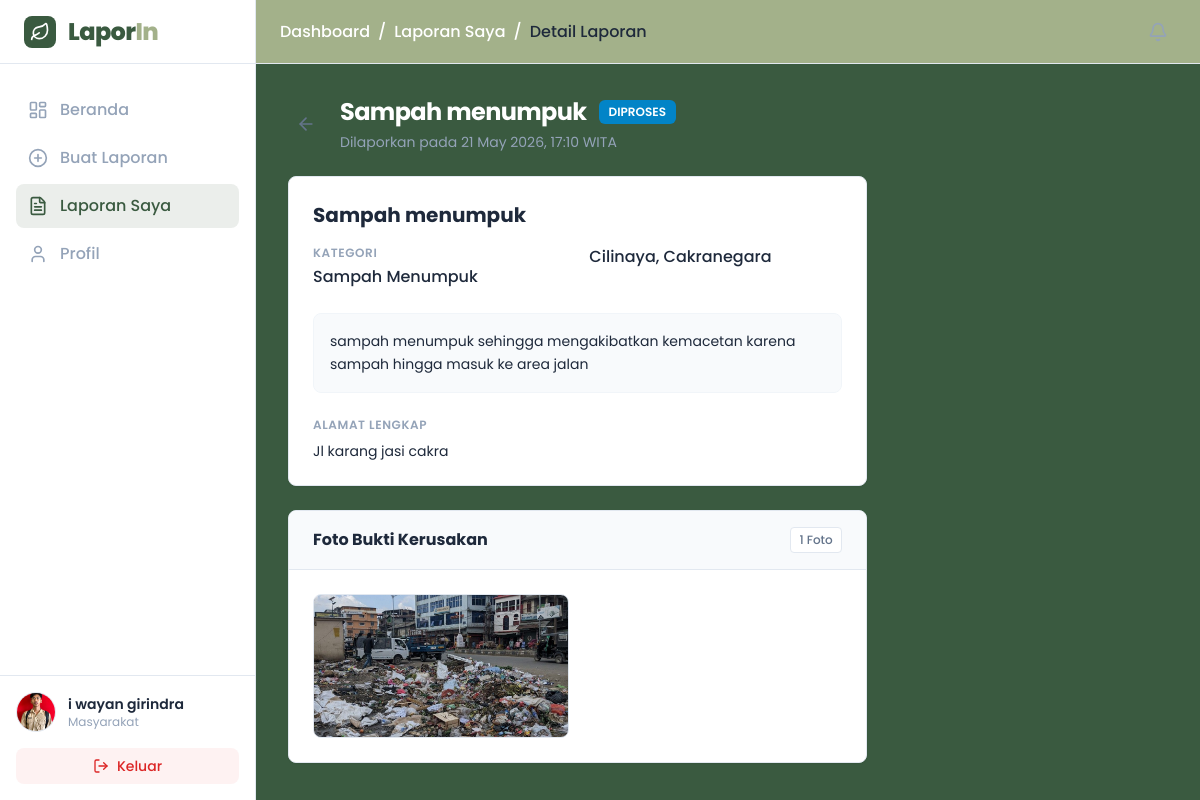
Before: /user/detailLaporan.php?id=17 (signed in) with the older database file.
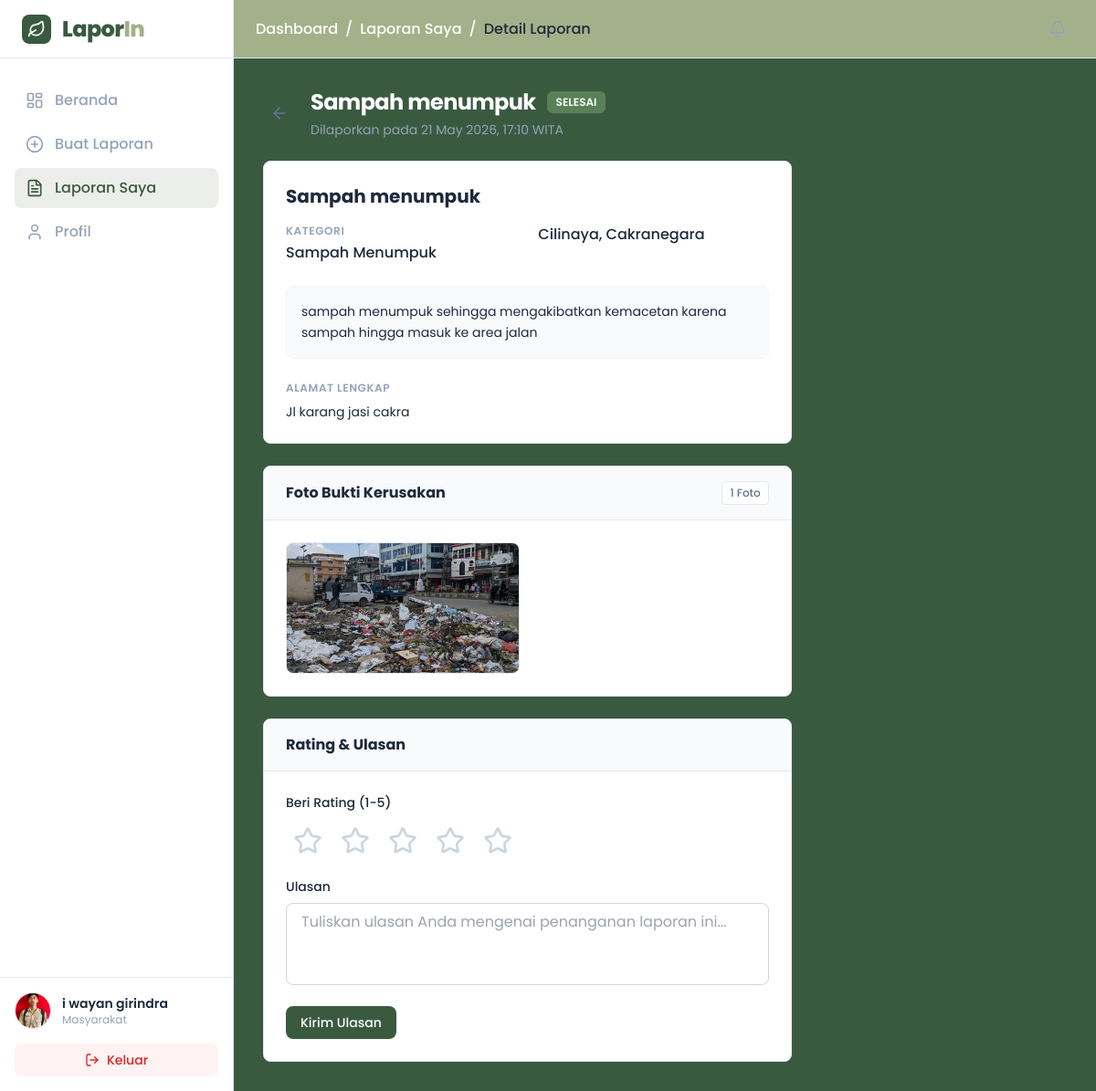
After: the same page with the newer database file.
### user/detailLaporan.php (the view, shortened to what the changed rows need)
<?php
require __DIR__ . '/../database/conection.php';
$user_id = $_SESSION['user_id'];
$id_laporan = $_GET['id'];
$stmt_laporan = $pdo->prepare("SELECT * FROM laporan WHERE id = :id_laporan AND user_id = :user_id");
$stmt_laporan->execute([':id_laporan' => $id_laporan, ':user_id' => $user_id]);
$laporan = $stmt_laporan->fetch();
?>
<!DOCTYPE html>
<html lang="id">
<head>
    <script src="https://cdn.tailwindcss.com"></script>
</head>
<body class="bg-light text-dark font-sans h-screen flex overflow-hidden">
    <div class="flex-1 flex flex-col h-screen overflow-hidden">
        <main class="flex-1 overflow-y-auto bg-primary p-4 sm:p-6 lg:p-8">
            <div class="max-w-5xl mx-auto space-y-6">
                <div class="flex flex-col sm:flex-row justify-between items-start sm:items-center gap-4">
                    <div class="flex items-center">
                        <div>
                            <div class="flex items-center gap-3 mb-1">
                                <h2 class="text-2xl font-bold text-white tracking-tight">
                                    <?php echo $laporan['judul']; ?>
                                </h2>
                                <?php
                                $status = $laporan['status'];
                                if($status == 'Menunggu') {
                                    echo '<span class="inline-flex items-center px-2.5 py-1 rounded-md text-xs font-semibold bg-warning text-white uppercase">Menunggu</span>';
                                } elseif($status == 'Diproses') {
                                    echo '<span class="inline-flex items-center px-2.5 py-1 rounded-md text-xs font-semibold bg-info text-white uppercase">Diproses</span>';
                                } elseif($status == 'Selesai') {
                                    echo '<span class="inline-flex items-center px-2.5 py-1 rounded-md text-xs font-semibold bg-secondary text-white uppercase">Selesai</span>';
                                } elseif($status == 'Ditolak') {
                                    echo '<span class="inline-flex items-center px-2.5 py-1 rounded-md text-xs font-semibold bg-danger text-white uppercase">Ditolak</span>';
                                }
                                ?>
                            </div>
                        </div>
                    </div>
                </div>
                <div class="grid grid-cols-1 lg:grid-cols-3 gap-6">
                    <div class="lg:col-span-2 space-y-6">
                        <?php if($laporan['status'] == 'Selesai'): ?>
                        <div class="bg-white border border-slate-200 rounded-lg shadow-sm overflow-hidden mt-6">
                            <div class="px-6 py-4 border-b border-slate-200 bg-slate-50">
                                <h3 class="font-bold text-dark">Rating & Ulasan</h3>
                            </div>
                            <div class="p-6">
                                <?php if(empty($laporan['rating'])): ?>
                                <form method="POST" action="">
                                    <div class="mb-4">
                                        <label class="block text-sm font-medium text-dark mb-2">Beri Rating (1-5)</label>
                                        <div class="flex gap-1" id="star-rating-container">
                                            <?php for($i=1; $i<=5; $i++): ?>
                                            <label class="cursor-pointer star-label" data-index="<?php echo $i; ?>">
                                                <div class="p-2 transition-colors star-box text-slate-300">
                                                    <i data-lucide="star" class="w-8 h-8 star-icon stroke-current"></i>
                                                </div>
                                            </label>
                                            <?php endfor; ?>
                                        </div>
                                    </div>
                                    <div class="mb-4">
                                        <label class="block text-sm font-medium text-dark mb-2">Ulasan</label>
                                        <textarea name="ulasan" rows="3" class="w-full px-4 py-2 border border-slate-300 rounded-lg focus:ring-2 focus:ring-primary focus:border-primary outline-none transition-all resize-none" placeholder="Tuliskan ulasan Anda mengenai penanganan laporan ini..." required></textarea>
                                    </div>
                                    <button type="submit" name="submit_ulasan" class="px-4 py-2 bg-primary text-white font-medium rounded-lg hover:bg-primary-dark transition-colors text-sm shadow-sm">
                                        Kirim Ulasan
                                    </button>
                                </form>
                                <?php endif; ?>
                            </div>
                        </div>
                        <?php endif; ?>
                    </div>
                </div>
            </div>
        </main>
    </div>
</body>
</html>

Changed rows visible on the page:
changed laporan "Sampah menumpuk": status "Diproses" → "Selesai" (drawn)
Other visible differences:
text no longer shown: "DIPROSES"
text now shown: "SELESAI Rating & Ulasan Beri Rating (1-5) Ulasan Kirim Ulasan"
